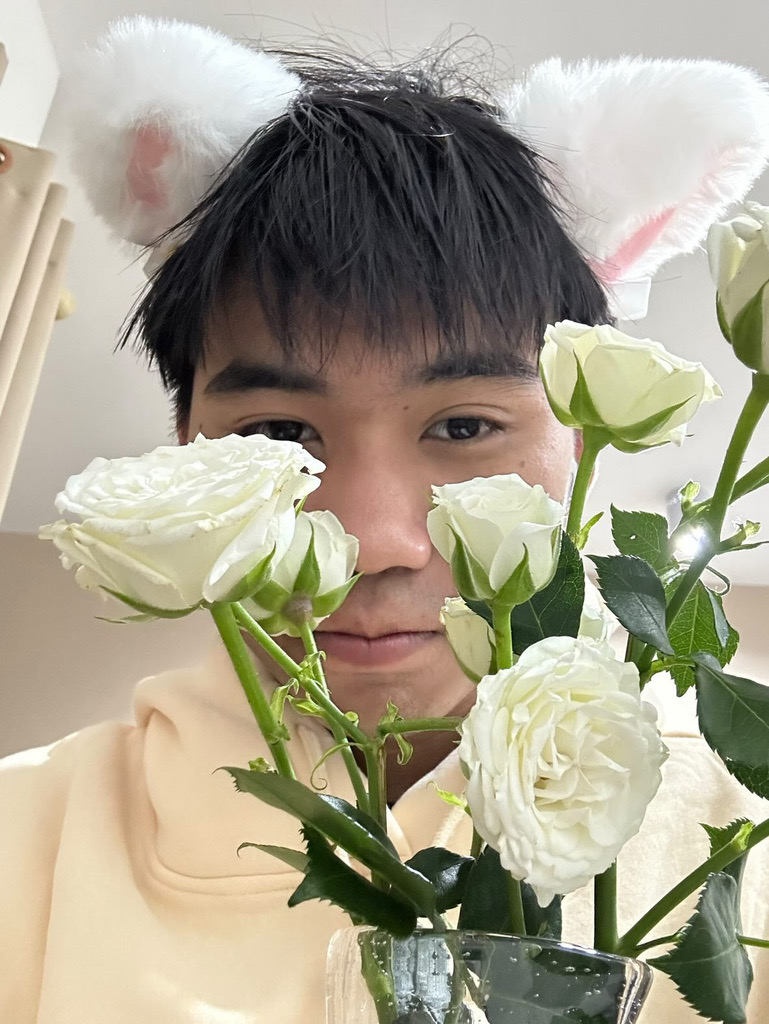
#> input picture css496/tenten.jpeg, 769 x 1024 px
$ python insertname_id.py
#> lines starting #> are read from the running program, lines starting #| are printed output that depends on the picture; after the words box and inside, x2 and y2 are one past the last pixel; in counts of white or black regions, pixels touching at a corner belong together
import cv2

def add_text_to_image_opencv(input_image_path, output_image_path, text):
#> called with input_image_path = 'tenten.jpeg', output_image_path = 'modified_image.jpg', text = 'Name:Thanyapisit ID:64090500404'
    image = cv2.imread(input_image_path)
#> image is the input picture: shape (1024, 769, 3); mean B, G, R 142, 161.6, 167.8

    font = cv2.FONT_HERSHEY_SIMPLEX
    font_scale = 1
    font_thickness = 2
    color = (0, 0, 255)

    position = (40, 40)

    cv2.putText(image, text, position, font, font_scale, color, font_thickness, lineType=cv2.LINE_AA)
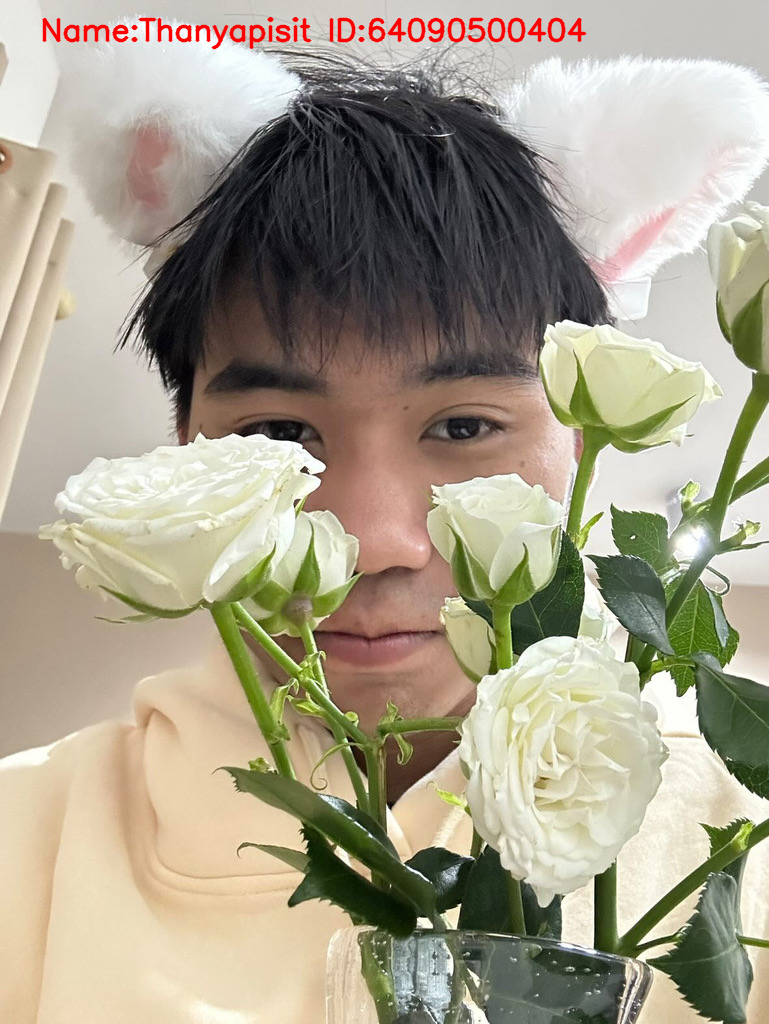
#> image: shape (1024, 769, 3); 0.86% of pixels changed, all inside (x1, y1, x2, y2) = (42, 17, 587, 50)

    cv2.imwrite(output_image_path, image)

input_path = "tenten.jpeg"
output_path = "modified_image.jpg"
text = "Name:Thanyapisit ID:64090500404"
add_text_to_image_opencv(input_path, output_path, text)
